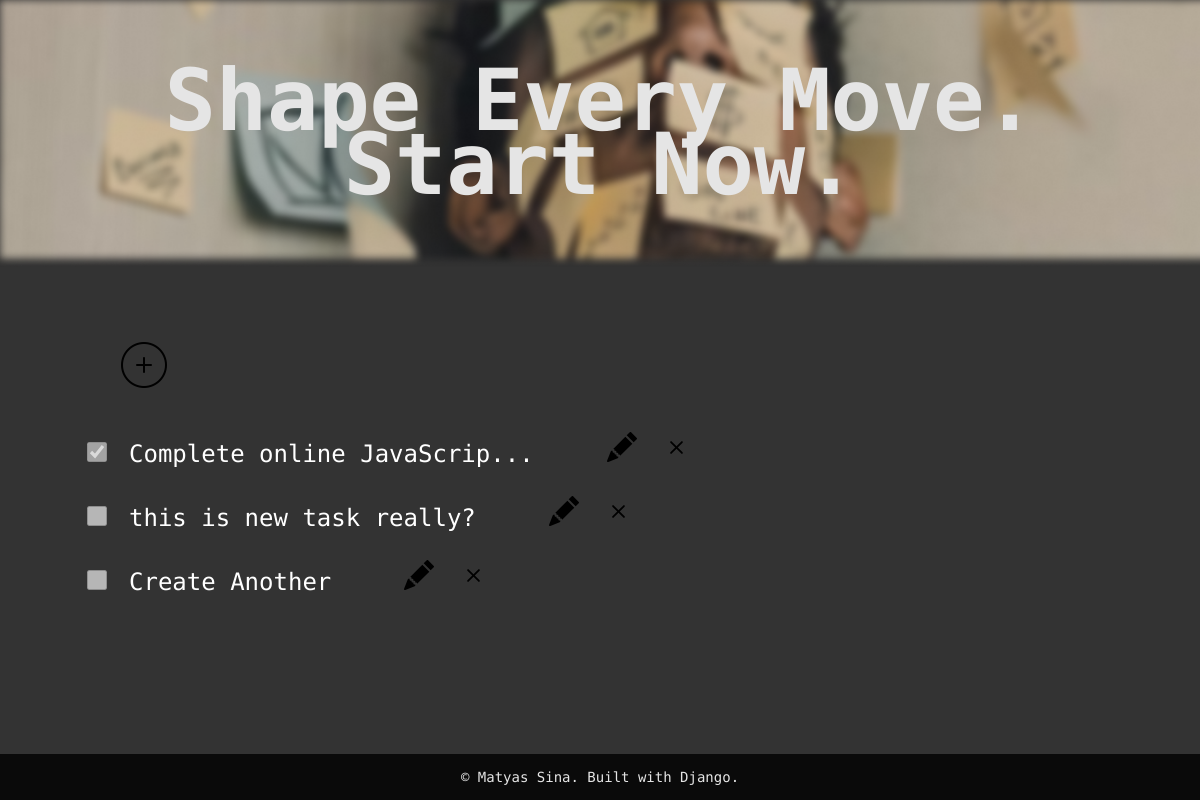
The app's page /, older data.
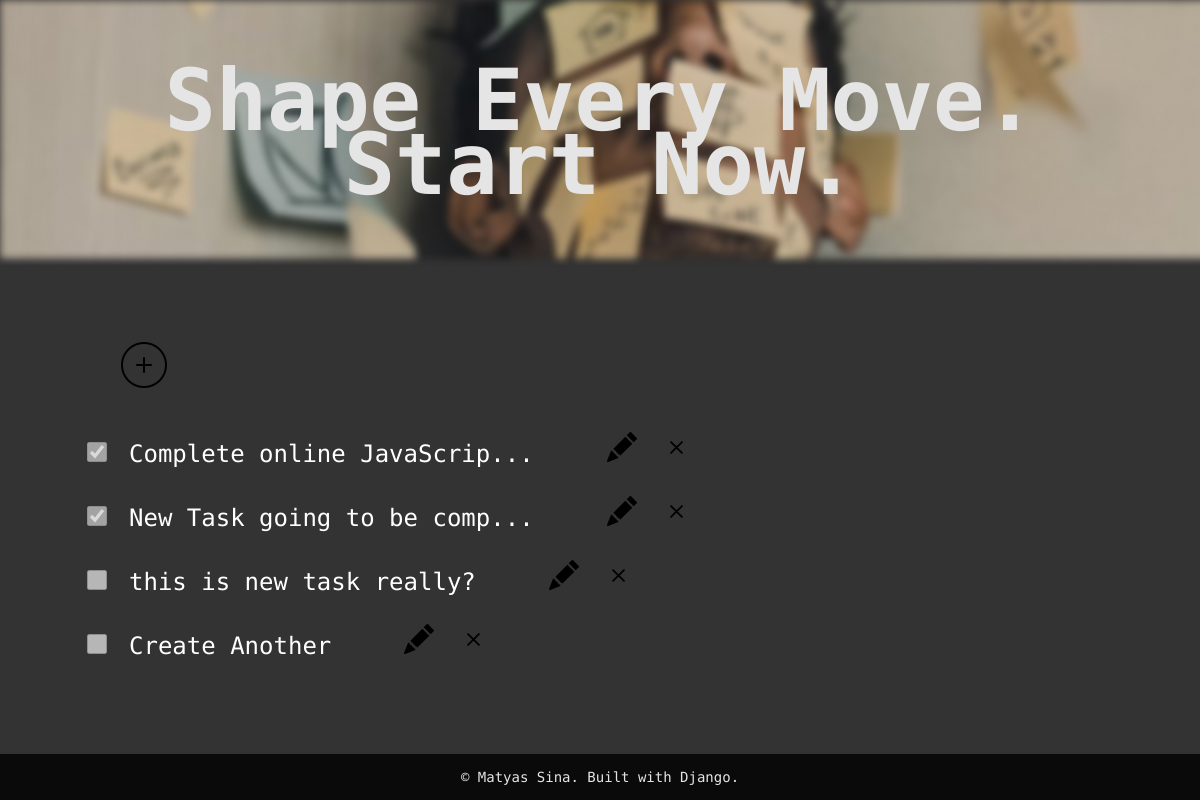
The same page, newer data.
### todoapp/models.py (models this page shows)
class Task(models.Model):
    content = models.CharField(max_length=200)
    is_completed = models.BooleanField(default=False)
    createdAt = models.DateTimeField(auto_now_add=True)
    updatedAt = models.DateTimeField(auto_now=True)
    def __str__(self):
        return self.content[:15] + ("..." if len(self.content) > 15 else "")
    @property
    def short_content(self):
        return self.content[:25] + ("..." if len(self.content) > 25 else "")
    class Meta:
        ordering = ["-updatedAt"]
        verbose_name = "Task"
        verbose_name_plural = "Tasks"

### todoapp/views.py (the view)
# urls.py: path("", TaskListView.as_view(), name="task-list"),
class TaskListView(ListView):
    model = Task
    template_name = "todoapp/task_list.html"
    context_object_name = "tasks"

### todoapp/templates/todoapp/task_list.html
{% extends "base.html" %}
{% load static %}
{% block content %}
<section>
    <div class="container">
        <div class="section-1" style="background-image: url('{% static "images/person_with_task.png" %}');">
            <div class="text-box">
                <h1>Shape Every Move.
                    Start Now.
                </h1>
            </div>
        </div>
        <div class="section-2">
            <div class="todo-box">
                <div class="add-todo">
                    <a class="add-button" href="{% url 'task-create' %}"><img src="{% static 'images/icons8-add-button-50.png' %}" alt="Add Button"></a>
                </div>
                {% for task in tasks %}
                    <div class="todo-list">
                        <input type="checkbox" {% if task.is_completed %}checked{% endif %} disabled />
                         <span class="task-content"><a href="{% url 'task-detail' pk=task.id %}" class="task-content">{{ task.short_content }}</a></span>
                        <a class="edit-icon" href="{% url 'task-update' pk=task.id %}"><img src="{% static 'images/pencil-fill.svg' %}" alt="edit icon"></i></a>
                        <a class="delete-icon" href="{% url 'task-delete' pk=task.id %}"><img src="{% static 'images/x.svg' %}" alt="edit icon"></i></a>
                    </div>
                {% endfor %}
            </div>
        </div>
    </div>
</section>
{% endblock %}

### templates/base.html (shortened to what this page needs)
<!DOCTYPE html>
{% load static %}
<html lang="en">
<head>
    <link rel="stylesheet" href="{% static 'css/style.css' %}">
</head>
<body>
    {% block content %}
    {% endblock %}
    <footer class="site-footer">
        &copy; {{ now|date:"Y" }} Matyas Sina. Built with Django.
    </footer>
</body>
</html>

### static/css/style.css (style rules this page uses)
* { margin: 0; padding: 0; }
.container { display: grid; grid-template-areas: "section-1" "section-2"; grid-template-columns: 1fr; grid-template-rows: 1fr 2fr; height: 100vh; }
.container > div { background-color: #000000CC; }
.container > div.section-1 { grid-area: section-1; text-align: center; background-repeat: no-repeat; background-size: cover; display: flex; justify-content: center; align-items: center; }
.text-box { font-family: "Space Mono", monospace; color: #E5E5E5; max-width: 1000px; font-size: 57px; line-height: 64px; letter-spacing: -0.25px; }
.container > div.section-2 { grid-area: section-2; }
.todo-box .add-todo { padding: 63px 0 0 87px; display: flex; }
.todo-box .todo-list { padding: 28px 0 0 87px; }
.add-todo .add-button { margin-left: 22px; padding: 10px; cursor: pointer; }
.todo-list input { margin-right: 18px; }
.todo-list .task-content { font-size: 24px; font-family: "Space Mono", monospace; color: white; text-decoration: none; }
.todo-list .edit-icon { margin-left: 69px; margin-right: 21px; }
.todo-list .edit-icon img { width: 30px; height: 30px; }
.todo-list .delete-icon img { width: 29px; height: 29px; }
input[type="checkbox"] { width: 20px; height: 20px; cursor: pointer; }
.site-footer { text-align: center; padding: 15px 0; background-color: #000000CC; color: #E5E5E5; font-family: "Space Mono", monospace; font-size: 14px; position: fixed; bottom: 0; width: 100%; }

Row changes from the older to the newer data that the page shows:
added Task: is_completed "☑", short_content "New Task going to be comp..."
